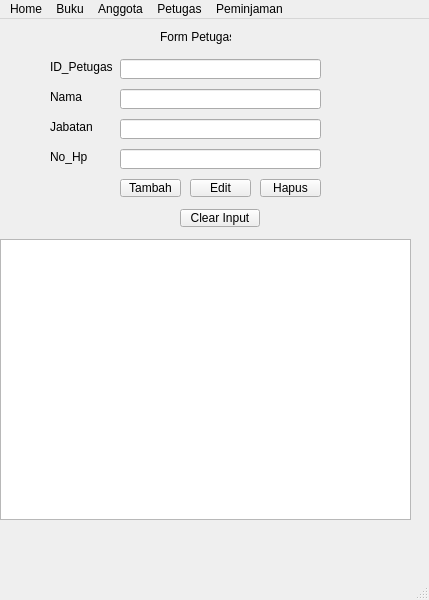
<?xml version="1.0" encoding="UTF-8"?>
<ui version="4.0">
 <class>MainWindow</class>
 <widget class="QMainWindow" name="MainWindow">
  <property name="geometry">
   <rect>
    <x>0</x>
    <y>0</y>
    <width>429</width>
    <height>600</height>
   </rect>
  </property>
  <property name="windowTitle">
   <string>MainWindow</string>
  </property>
  <widget class="QWidget" name="centralwidget">
   <widget class="QTableWidget" name="tableWidget">
    <property name="geometry">
     <rect>
      <x>0</x>
      <y>220</y>
      <width>411</width>
      <height>281</height>
     </rect>
    </property>
   </widget>
   <widget class="QLabel" name="label">
    <property name="geometry">
     <rect>
      <x>160</x>
      <y>10</y>
      <width>71</width>
      <height>16</height>
     </rect>
    </property>
    <property name="text">
     <string>Form Petugas</string>
    </property>
   </widget>
   <widget class="QLabel" name="label_2">
    <property name="geometry">
     <rect>
      <x>50</x>
      <y>40</y>
      <width>71</width>
      <height>16</height>
     </rect>
    </property>
    <property name="text">
     <string>ID_Petugas</string>
    </property>
   </widget>
   <widget class="QLabel" name="label_3">
    <property name="geometry">
     <rect>
      <x>50</x>
      <y>70</y>
      <width>51</width>
      <height>16</height>
     </rect>
    </property>
    <property name="text">
     <string>Nama</string>
    </property>
   </widget>
   <widget class="QLabel" name="label_4">
    <property name="geometry">
     <rect>
      <x>50</x>
      <y>100</y>
      <width>51</width>
      <height>16</height>
     </rect>
    </property>
    <property name="text">
     <string>Jabatan</string>
    </property>
   </widget>
   <widget class="QLabel" name="label_5">
    <property name="geometry">
     <rect>
      <x>50</x>
      <y>130</y>
      <width>51</width>
      <height>16</height>
     </rect>
    </property>
    <property name="text">
     <string>No_Hp</string>
    </property>
   </widget>
   <widget class="QLineEdit" name="lineEdit">
    <property name="geometry">
     <rect>
      <x>120</x>
      <y>40</y>
      <width>201</width>
      <height>20</height>
     </rect>
    </property>
   </widget>
   <widget class="QLineEdit" name="lineEdit_2">
    <property name="geometry">
     <rect>
      <x>120</x>
      <y>70</y>
      <width>201</width>
      <height>20</height>
     </rect>
    </property>
   </widget>
   <widget class="QLineEdit" name="lineEdit_3">
    <property name="geometry">
     <rect>
      <x>120</x>
      <y>100</y>
      <width>201</width>
      <height>20</height>
     </rect>
    </property>
   </widget>
   <widget class="QLineEdit" name="lineEdit_4">
    <property name="geometry">
     <rect>
      <x>120</x>
      <y>130</y>
      <width>201</width>
      <height>20</height>
     </rect>
    </property>
   </widget>
   <widget class="QPushButton" name="pushButton">
    <property name="geometry">
     <rect>
      <x>120</x>
      <y>160</y>
      <width>61</width>
      <height>18</height>
     </rect>
    </property>
    <property name="text">
     <string>Tambah</string>
    </property>
   </widget>
   <widget class="QPushButton" name="pushButton_2">
    <property name="geometry">
     <rect>
      <x>190</x>
      <y>160</y>
      <width>61</width>
      <height>18</height>
     </rect>
    </property>
    <property name="text">
     <string>Edit</string>
    </property>
   </widget>
   <widget class="QPushButton" name="pushButton_3">
    <property name="geometry">
     <rect>
      <x>260</x>
      <y>160</y>
      <width>61</width>
      <height>18</height>
     </rect>
    </property>
    <property name="text">
     <string>Hapus</string>
    </property>
   </widget>
   <widget class="QPushButton" name="pushButton_4">
    <property name="geometry">
     <rect>
      <x>180</x>
      <y>190</y>
      <width>80</width>
      <height>18</height>
     </rect>
    </property>
    <property name="text">
     <string>Clear Input</string>
    </property>
   </widget>
  </widget>
  <widget class="QMenuBar" name="menubar">
   <property name="geometry">
    <rect>
     <x>0</x>
     <y>0</y>
     <width>429</width>
     <height>17</height>
    </rect>
   </property>
   <widget class="QMenu" name="menuHome">
    <property name="title">
     <string>Home</string>
    </property>
   </widget>
   <widget class="QMenu" name="menuBuku">
    <property name="title">
     <string>Buku</string>
    </property>
   </widget>
   <widget class="QMenu" name="menuAnggota">
    <property name="title">
     <string>Anggota</string>
    </property>
   </widget>
   <widget class="QMenu" name="menuPetugas">
    <property name="title">
     <string>Petugas</string>
    </property>
   </widget>
   <widget class="QMenu" name="menuPeminjaman">
    <property name="title">
     <string>Peminjaman</string>
    </property>
   </widget>
   <addaction name="menuHome"/>
   <addaction name="menuBuku"/>
   <addaction name="menuAnggota"/>
   <addaction name="menuPetugas"/>
   <addaction name="menuPeminjaman"/>
  </widget>
  <widget class="QStatusBar" name="statusbar"/>
 </widget>
 <resources/>
 <connections/>
</ui>
